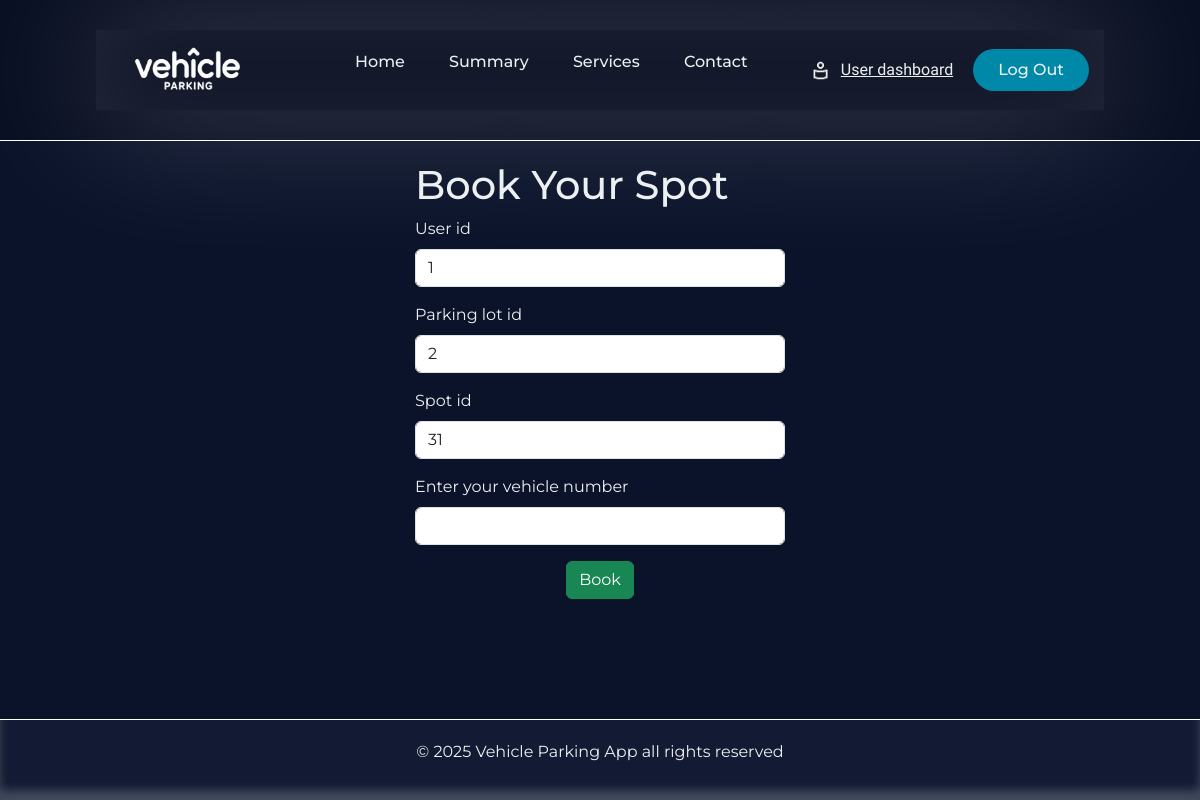
/book-parking-spot/1/2, run on an earlier commit of the app's database.
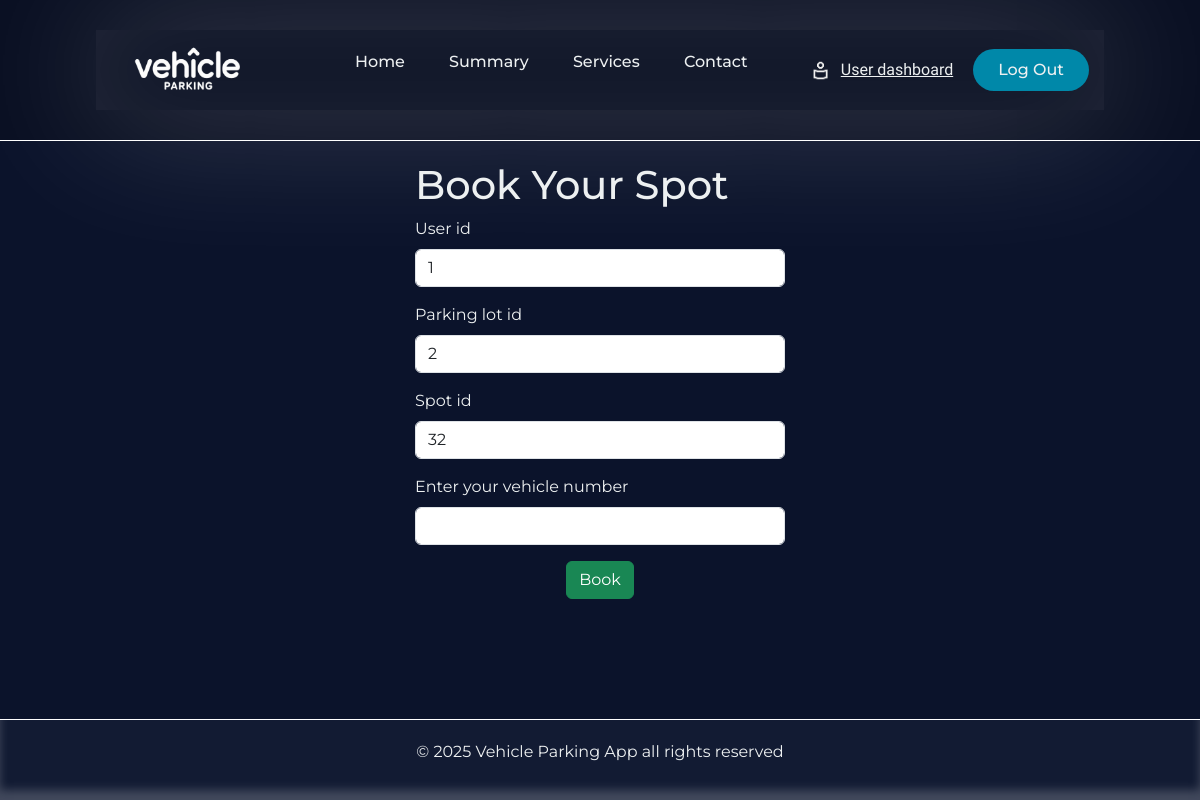
And on a later commit of the database.
### Application/models.py (models this page shows)
class Parkingspots(db.Model):
    __tablename__='parking_spots'
    id=db.Column(db.Integer,primary_key=True)
    lot_id=db.Column(db.Integer,db.ForeignKey('parking_lot.id'),nullable=False)
    spot_number=db.Column(db.Integer,nullable=False)
    status=db.Column(db.String(20),default='Available',nullable=False) # A= Available,O=Occupied
    record=db.relationship('Parkingrecords',backref='spot',lazy=True)

### Application/controllers.py (the view, shortened to what this page needs)
@app.route('/book-parking-spot/<int:user_id>/<int:lot_id>',methods=['GET','POST'])
def book_parking_lot(user_id,lot_id):
    spot_details=Parkingspots.query.filter_by(lot_id=lot_id,status='A').first()
    user_details=User.query.filter_by(role='user',id=user_id).first()
    parking_lot_details=Parkinglot.query.filter_by(id=lot_id).first()
    if spot_details==None:
        return "No spot available"
    return render_template('book_parkingspot.html',spot_details=spot_details,user_details=user_details,parking_lot_details=parking_lot_details,user_id=user_id)

### templates/book_parkingspot.html (shortened to what this page needs)
{% extends 'user_base.html' %}
{% block content %}
                <div class="form_canvas">
                    <div id="book-lot-card" class="form-card">
                        <h1>Book Your Spot</h1>
                        <form action="/book-parking-spot/{{ user_details.id }}/{{ parking_lot_details.id }}" method="POST">
                        <div class="mb-3" >
                            <label for="user-id" class="form-label">User id</label>
                            <input type="text" class="form-control" id="user-id"  name="user_id" value="{{ user_details.id }}" readonly>
                        </div>
                        <div class="mb-3" >
                            <label for="lot-id" class="form-label">Parking lot id</label>
                            <input type="text" class="form-control" id="lot-id"  name="lot_id" value="{{ parking_lot_details.id }}" readonly>
                        </div>
                        <div class="mb-3" >
                            <label for="spot-id" class="form-label">Spot id</label>
                            <input type="text" class="form-control" id="spot-id"  name="spot_id" value="{{ spot_details.id }}" readonly>
                        </div>
                        <div class="mb-3" >
                            <label for="vehicle-number" class="form-label">Enter your vehicle number</label>
                            <input type="text" class="form-control" id="vehicle-number"  name="vehicle_number"  required>
                        </div>
                        <div style="text-align: center;">
                            <input type="submit" class="btn btn-success" value="Book">
                            <br>
                        </div>
                        </form>
                    </div>
                </div>
{% endblock %}

What changed in the data, as far as the page shows it:
no longer on this page (row edited): Parkingspots: spot_id "31"
now on this page (row unchanged): Parkingspots: spot_id "32"
